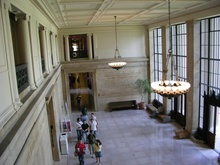
%> input picture SuperParsing/im_parser/Libraries/SpatialPyramid/images/p1010843.jpg, 220 x 165 px, shrunk from 640 x 480 before the run; its folder holds only this picture in this run
$ octave --eval "eaw_superpixels;"   (GNU Octave 9; MATLAB toolbox functions it lacks are replaced by stand-ins)
%> lines starting %> are read from the running program, lines starting %| are printed output that depends on the picture
### Edge_Avoiding_Wavelets/eaw_code/EAW.m
%
% Forward Edge-Avoiding Wavelet Transform
%
% Input:
% I - 2D image (must have its values between 0 and 1)
% nlevels - number of transformation levels (each is full octave)
% wavelet_type - 0 for seperable wavelets and 1 for Red-Black wavelets
% dist_func - 0 for exp(-(I-J)^2/sigma^2) and 1 for 1/(|I-J|^sigma+eps)
% sigma - sets the range scale used in the pixel-range distance function
%
% Output:
% A - (cell array) approximation and detail coeficients (approx.
% not really needed),
% W - (cell array) wavelets weights
%
% This code implements the paper "Edge-Avoiding Wavelets and their
% Applications" from SIGGRAPH 2009.
%
% Code written by Raanan Fattal

function [A W] = EAW(I, nlevels, wavelet_type, dist_func, sigma)

nc = size(I,3) ;

A = cell(nlevels+1,nc) ;
W = cell(nlevels,nc) ;

for c=1:nc
    J = I(:,:,c) ;
for i=1:nlevels
    [J tW] = eaw(J,wavelet_type,dist_func,sigma) ;
    A{i,c} = J ;
    J = J(1:2:end,1:2:end) ;
    W{i,c} = tW ;
end

A{nlevels+1,c} = J ;
end

### Edge_Avoiding_Wavelets/eaw_code/eaw_superpixels.m
%
% Edge-Avoiding Wavelets Superpixel Creation
%
% creates eaw-based superpixels based on scale x and images in folder 'Images' as follows:
%
% Folder level_x: contains all scaling functions y of scale x  for each image 'image_name' as 'image_name_y.mat'
% Folder imlevel_x: contains images to all scaling functions y of scale x  for each image 'image_name' as 'image_name_y.jpeg'
%
% Folder index_x: contains (superpixel-)matrices with indices to highest scaling functions of scale x of image 'image_name' as 'image_name.mat'
% Folder imindex_x: contains images of matrices with indices to highest scaling functions of scale x of image 'image_name' as 'image_name.jpeg'
%
%
% This code uses the implementation of the paper "Edge-Avoiding Wavelets and their
% Applications" SIGGRAPH 2009 which is written by Raanan Fattal


function eaw_superpixels

clear

img_dir = 'Images';
files   = dir(fullfile(img_dir,'*.jpg'));
progressbar
%> (this line was passed over: progressbar is not available in this run)
wave_type = 1;
for i = 1:length(files)

    I_path = fullfile(img_dir,files(i).name);

    G = imread(I_path);
%> G is the input picture: size 165x220x3 uint8; mean R, G, B 120.9, 118.8, 113.2


    G = double(G) / 255 ;
%> G: size 165x220x3 double

    nlevels = floor(log2(min(size(G(:,:,1))))) ;
%> nlevels = 7


    [A W] = EAW(G(:,:,1),nlevels,wave_type,1,1) ;
%> in EAW, `A = cell(nlevels+1,nc) ;`: A = {[], [], [], [], [], [], [], []}
%> in EAW, `W = cell(nlevels,nc) ;`: W = {[], [], [], [], [], [], []}
%> the loop in EAW, `for c=1:nc` made 1 pass
%> pass 1, in EAW, `J = I(:,:,c) ;`:
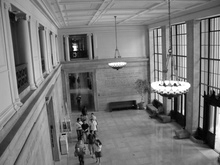
%> J: size 165x220 double; min 0, max 1, mean 0.474
%> the run ends on the next line
    [a,b,c] = fileparts(files(i).name);

    outfileName = fullfile(strcat('imIndex_',num2str(nlevels)),sprintf('%s.jpeg',b));
    if ~exist(outfileName, 'file')
        for j=nlevels:-1:5

            s = j+1;

            im = zeros(size(A{s}));
            imcell = cell(numel(im), 1);
            for k=1:numel(im)


                im(k) = 1;

                for level=1:j


                    ss = cell(2,1);
                    ss{2} = im;
                    ss{1} = zeros(size(A{s-level}));
                    w = cell(1,1);
                    w{1} = W{s-level};
                    im = igEAW(ss,w,wave_type);

                end
                imcell{k} = im;
                outFileName = fullfile(strcat('level_',num2str(j)),sprintf('%s.mat',strcat(b,'_k_',num2str(k))));

                save(outFileName,'im');

                outFileName = fullfile(strcat('imlevel_',num2str(j)),sprintf('%s.jpeg',strcat(b,'_k_',num2str(k))));

                imwrite(im,outFileName);

                im = zeros(size(A{s}));
            end

            m = zeros([size(imcell{1},1) size(imcell{1},2) numel(im)]);
            for c=1:numel(im)

                m(:,:,c) = imcell{c};
            end

            [val,ind] = max(m,[],3);
            outFileName = fullfile(strcat('index_',num2str(j)),sprintf('%s.mat',b));

            save(outFileName,'ind');
            outFileName = fullfile(strcat('imIndex_',num2str(j)),sprintf('%s.jpeg',b));
            imwrite(ind,outFileName);

        end
    end

    progressbar(i/length(files));

end

$ run again, on SuperParsing/im_parser/Libraries/SpatialPyramid/images/p1010847.jpg
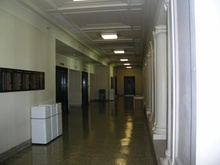
%> input picture SuperParsing/im_parser/Libraries/SpatialPyramid/images/p1010847.jpg, 220 x 165 px, shrunk from 640 x 480 before the run
%> in eaw_superpixels, G is the input picture: size 165x220x3 uint8; mean R, G, B 119.6, 119.2, 109.5
%> G: size 165x220x3 double
%> nlevels = 7
%> A = {[], [], [], [], [], [], [], []}
%> W = {[], [], [], [], [], [], []}
%> the loop in EAW, `for c=1:nc` made 1 pass
%> pass 1, in EAW, `J = I(:,:,c) ;`:
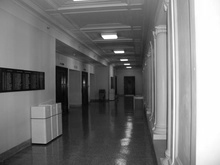
%> J: size 165x220 double; min 0.0118, max 1, mean 0.469

$ run again, on SuperParsing/im_parser/Libraries/SpatialPyramid/images/p1010844.jpg
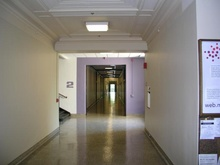
%> input picture SuperParsing/im_parser/Libraries/SpatialPyramid/images/p1010844.jpg, 220 x 165 px, shrunk from 640 x 480 before the run
%> in eaw_superpixels, G is the input picture: size 165x220x3 uint8; mean R, G, B 133.8, 128.5, 121.3
%> G: size 165x220x3 double
%> nlevels = 7
%> A = {[], [], [], [], [], [], [], []}
%> W = {[], [], [], [], [], [], []}
%> the loop in EAW, `for c=1:nc` made 1 pass
%> pass 1, in EAW, `J = I(:,:,c) ;`:
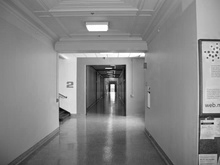
%> J: size 165x220 double; min 0, max 1, mean 0.525

$ run again, on SuperParsing/im_parser/Libraries/SpatialPyramid/images/p1010845.jpg
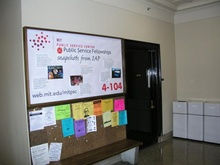
%> input picture SuperParsing/im_parser/Libraries/SpatialPyramid/images/p1010845.jpg, 220 x 165 px, shrunk from 640 x 480 before the run
%> in eaw_superpixels, G is the input picture: size 165x220x3 uint8; mean R, G, B 124.6, 123.9, 120.5
%> G: size 165x220x3 double
%> nlevels = 7
%> A = {[], [], [], [], [], [], [], []}
%> W = {[], [], [], [], [], [], []}
%> the loop in EAW, `for c=1:nc` made 1 pass
%> pass 1, in EAW, `J = I(:,:,c) ;`:
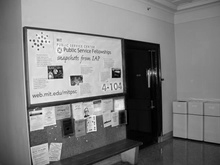
%> J: size 165x220 double; min 0, max 1, mean 0.489

$ run again, on SuperParsing/im_parser/Libraries/SpatialPyramid/images/p1010846.jpg
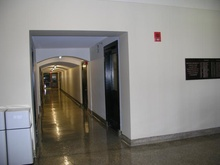
%> input picture SuperParsing/im_parser/Libraries/SpatialPyramid/images/p1010846.jpg, 220 x 165 px, shrunk from 640 x 480 before the run
%> in eaw_superpixels, G is the input picture: size 165x220x3 uint8; mean R, G, B 131.1, 128.5, 124.2
%> G: size 165x220x3 double
%> nlevels = 7
%> A = {[], [], [], [], [], [], [], []}
%> W = {[], [], [], [], [], [], []}
%> the loop in EAW, `for c=1:nc` made 1 pass
%> pass 1, in EAW, `J = I(:,:,c) ;`:
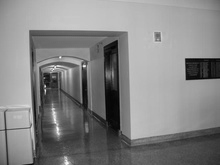
%> J: size 165x220 double; min 0.00784, max 1, mean 0.514
